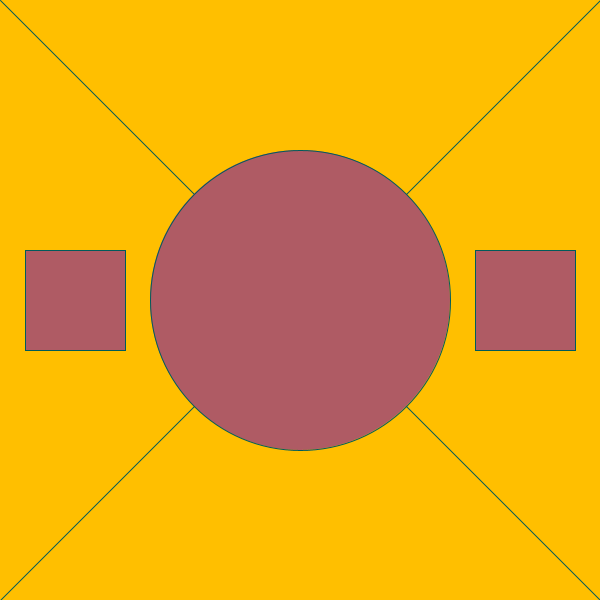
Frame 1 (no input)
Frame 60 (the mouse pressed at the canvas centre just before this capture): identical to frame 1, image omitted
Frame 120 (the mouse held since frame 60 and released just before this capture): identical to frame 1, image omitted

The Processing sketch that drew this single still picture (run headless with seeded random() and noise(); from frame 60 on, the mouse is pressed at the canvas centre):

// Processing sketch: changing_size_with_canvas
// ── changing_size_with_canvas.pde

void setup() {
  size(600,600);
}


void draw() {
  background(255,191,0);
  stroke(0,91,91);
  fill(175,91,100);
  line(0,0,width,height);
  line(width,0,0,height);
  rectMode(CENTER);
  ellipse(width/2,height/2,width/2,height/2);
  rect(width/8,height/2,width/6,height/6);
  rect(7*width/8,height/2,width/6,height/6);
}
